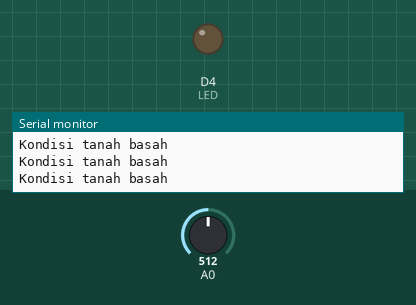
Recording of a sketch running on a simulated ESP8266 (NodeMCU). On the bench: output pins drawn as LEDs (lit = HIGH), the last lines printed to the serial monitor. Dashed ring = blinking. Inputs (shaded band) come from the test bench; at power-on: A0 = 512. WiFi joins after 1.5 s; servers stay silent unless stated.

Above: at 3.0 s.
3.1 s: A0 set to 634
6.1 s: A0 set to 667
At 6.5 s:
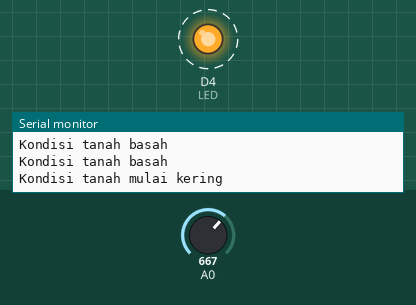
Timing chart, 0 to 15.1 s (numbered marks = the images above; inputs shaded):
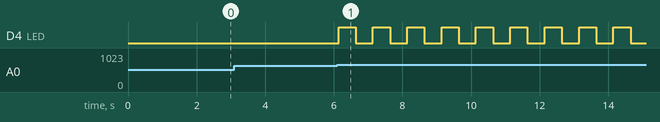

The sketch:

soil-working.ino
```cpp
#include<ESP8266WiFi.h>
#include<BlynkSimpleEsp8266.h>
#include <Blynk.h>

#define BLYNK_PRINT
#define LED D4

BlynkTimer timer;


char auth[] = "ibKegn-nwncaLfidMjLn6gPgs3GIvCko";

char ssid[] = "hurr";
char pass[] = "12345678";

void myTimeEvent()
{
  int adc = analogRead(A0);
  float tegangan = adc * (5.0 / 1023.0);
  Blynk.virtualWrite(V0, adc);
  Blynk.virtualWrite(V1, tegangan);
}

void setup(){
  Serial.begin(9600);
  Blynk.begin(auth,ssid,pass);
  timer.setInterval(1000L, myTimeEvent);
  pinMode(LED, OUTPUT);
}

void loop(){
  if (analogRead(A0) >= 650){
    Serial.println("Kondisi tanah mulai kering");
    digitalWrite(LED, HIGH);
    delay(500);
    digitalWrite(LED, LOW);
    delay(500);
  }
  else{
    Serial.println("Kondisi tanah basah");
    digitalWrite(LED, LOW);
  }
  Blynk.run();
  timer.run();
}
```

Measured:
- the behaviour switches between 649 and 650 on A0 (found by bisection; images 0 and 1)
- after the input at 6.1 s, D4 (LED): alternates HIGH for 0.50 s and LOW for 0.50 s, starting at once
